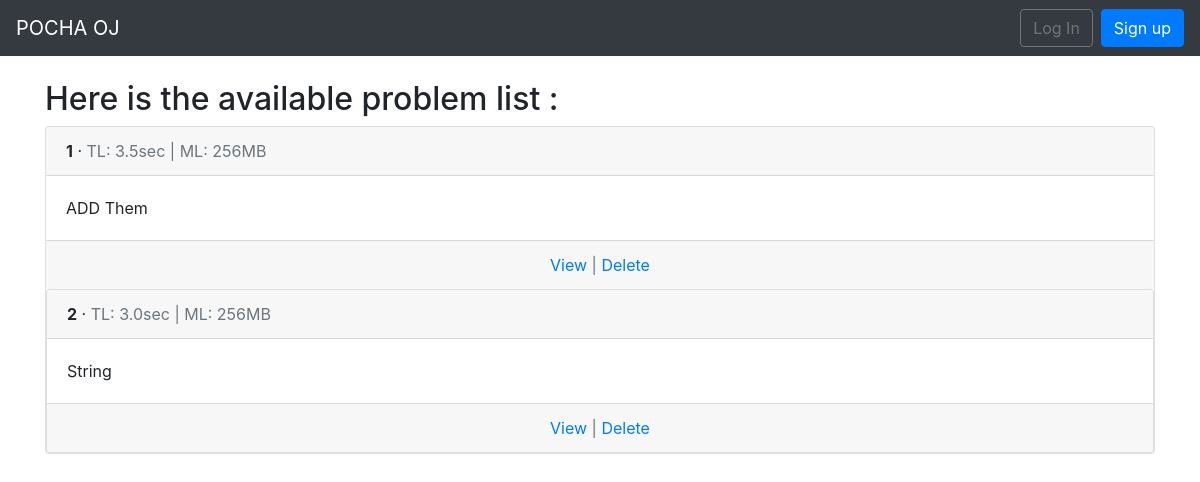
Before: /problem/ with the older database file.
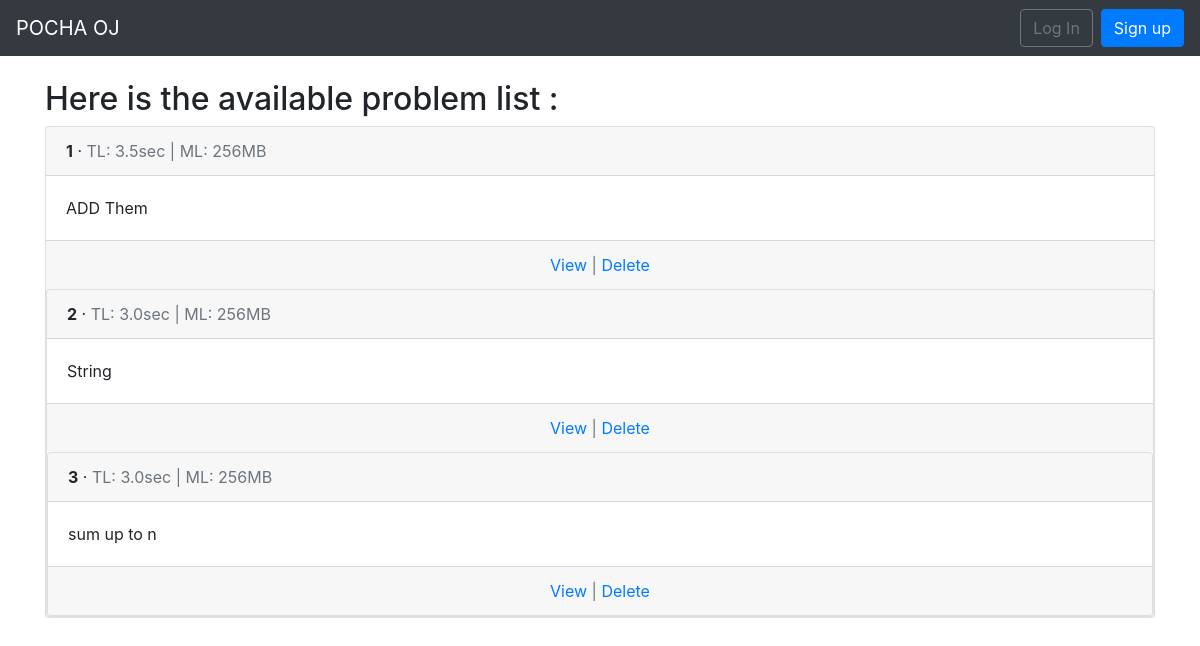
After: the same page with the newer database file.
### problem/models.py (models this page shows, shortened)
class Problem(models.Model):
    title = models.CharField(blank = False, null = False, max_length=25)
    statement = models.TextField()
    time_limit = models.FloatField(default = 3.0, validators=[MinValueValidator(0.0),MaxValueValidator(5.0)])
    memory_limit = models.PositiveSmallIntegerField(default = 256, validators = [MaxValueValidator(1024)] )
    owner = models.ForeignKey(settings.AUTH_USER_MODEL,on_delete=models.CASCADE,related_name='created_problems')
    is_public = models.BooleanField(default=False)
    adding_time = models.DateTimeField(auto_now_add=True)

### problem/views.py (the view)
# urls.py: path('',views.ProblemListView.as_view(),name='problem_list'),
class ProblemListView(ListView):
    model = models.Problem
    template_name = 'problem/problem_list.html'

### problem/templates/problem/problem_list.html (shortened to what this page needs)
{% extends 'base.html' %}
{% block content %}
    <h2>Here is the available problem list : </h2>
        {% for problem in problem_list %}
            <div class="card">
                <div class="card-header">
                <span class="font-weight-bold">{{ problem.pk }}</span> &middot;
                <span class="text-muted">TL: {{ problem.time_limit }}sec | ML:
                {{ problem.memory_limit }}MB</span>
                </div>
                <div class="card-body">
                {{ problem.title }}
                </div>
                <div class="card-footer text-center text-muted">
                <a href="{% url 'problem:problem_detail' pk=problem.pk %}">View</a> | <a href="#">Delete</a>
            </div>
    {% endfor %}
{% endblock content %}

Changed rows visible on the page:
added Problem: pk "3", time_limit "3.0", memory_limit "256", title "sum up to n"
